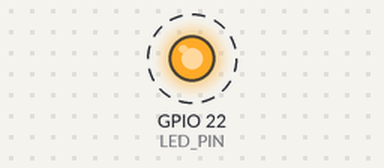
The sketch below on a simulated ESP32. On the bench: output pins drawn as LEDs (lit = HIGH). Dashed ring = blinking.

Above: at 0.5 s.
Timing chart, 0 to 4.6 s (numbered marks = the images above):
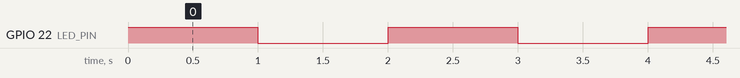

The sketch:

esp32_led_1.ino
```cpp
#define HIGH (1)
#define LOW (0)

#define LED_PIN 22

void setup()
{
  //  LED用のピンを出力モードに指定する
  pinMode(LED_PIN, OUTPUT);
}

void loop()
{
  //  LEDを１秒間点灯させる
  digitalWrite(LED_PIN, HIGH);
  delay(1000);
  //  LEDを１秒間消灯させる
  digitalWrite(LED_PIN, LOW);
  delay(1000);
}
```

Measured:
- by itself, GPIO 22 (LED_PIN): alternates HIGH for 1.0 s and LOW for 1.0 s
